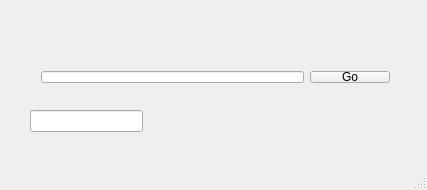
<?xml version="1.0" encoding="UTF-8"?>
<ui version="4.0">
 <class>MainWindow</class>
 <widget class="QMainWindow" name="MainWindow">
  <property name="geometry">
   <rect>
    <x>0</x>
    <y>0</y>
    <width>427</width>
    <height>190</height>
   </rect>
  </property>
  <property name="windowTitle">
   <string>MainWindow</string>
  </property>
  <widget class="QWidget" name="centralWidget">
   <widget class="QLineEdit" name="verbose">
    <property name="geometry">
     <rect>
      <x>30</x>
      <y>110</y>
      <width>113</width>
      <height>22</height>
     </rect>
    </property>
   </widget>
   <widget class="QWidget" name="">
    <property name="geometry">
     <rect>
      <x>30</x>
      <y>60</y>
      <width>371</width>
      <height>34</height>
     </rect>
    </property>
    <layout class="QHBoxLayout" name="horizontalLayout">
     <item>
      <widget class="QLineEdit" name="filename"/>
     </item>
     <item>
      <widget class="QPushButton" name="go">
       <property name="focusPolicy">
        <enum>Qt::NoFocus</enum>
       </property>
       <property name="text">
        <string>Go</string>
       </property>
       <property name="checkable">
        <bool>true</bool>
       </property>
      </widget>
     </item>
    </layout>
   </widget>
  </widget>
  <widget class="QStatusBar" name="statusBar"/>
 </widget>
 <layoutdefault spacing="6" margin="11"/>
 <resources/>
 <connections/>
</ui>
